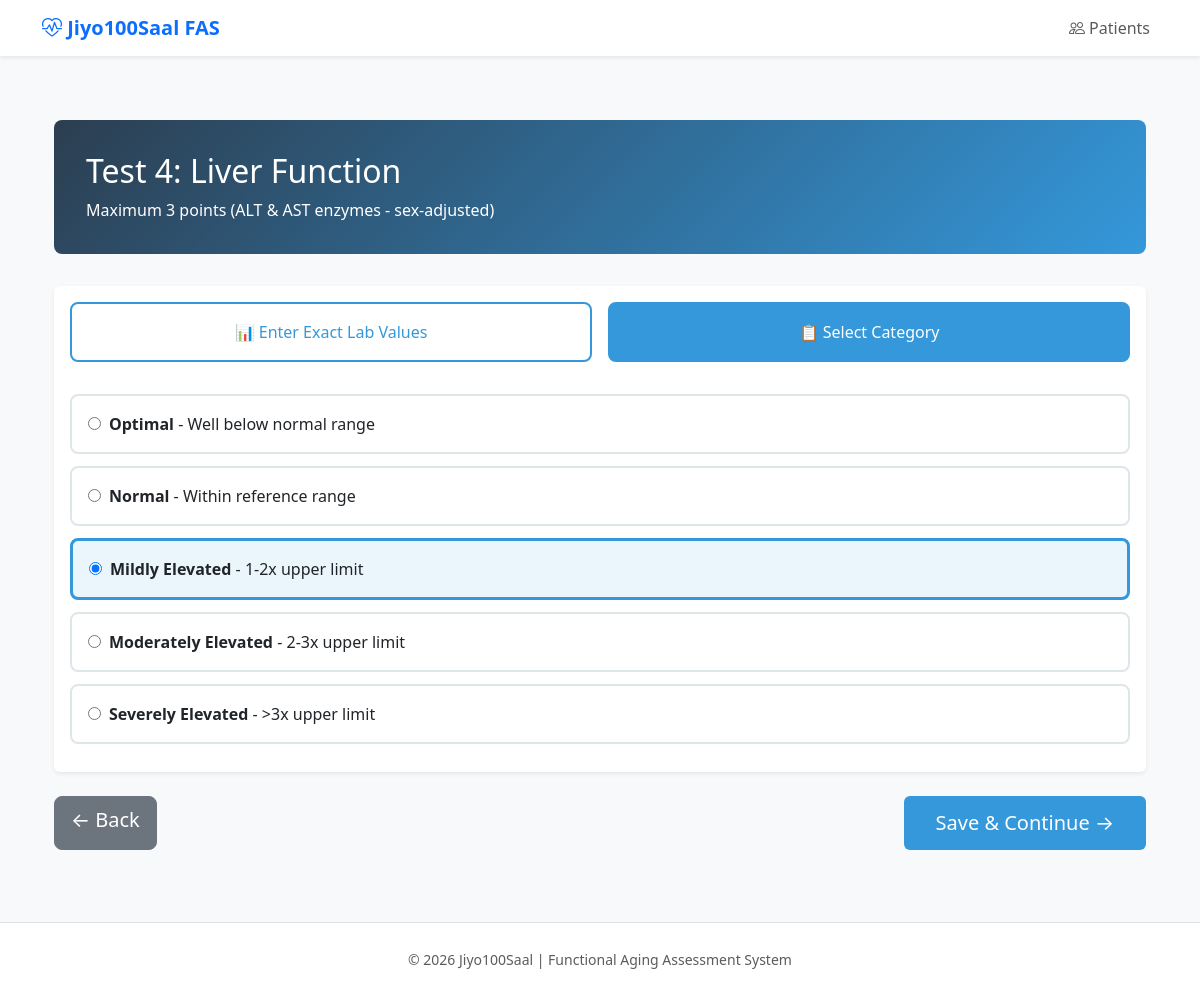
The page /assessment/1/pillar3/liver on the database its author committed.
### models/pillar3.py (models this page shows, shortened)
class Pillar3Results(Base):
    __tablename__ = 'pillar_3_results'
    id: Mapped[int] = mapped_column(primary_key=True)
    assessment_id: Mapped[int] = mapped_column(
        ForeignKey('assessments.id', ondelete='CASCADE'),
        nullable=False,
        unique=True,
        index=True,
    )
    glucose_input_mode: Mapped[Optional[str]] = mapped_column(String(20), nullable=True)  # 'exact' or 'category'
    fasting_glucose: Mapped[Optional[Decimal]] = mapped_column(Numeric(5, 1), nullable=True)  # mg/dL
    hba1c: Mapped[Optional[Decimal]] = mapped_column(Numeric(4, 2), nullable=True)  # %
    glucose_category: Mapped[Optional[str]] = mapped_column(String(50), nullable=True)  # If using category mode
    glucose_blood_points: Mapped[Optional[Decimal]] = mapped_column(Numeric(3, 2), nullable=True)
    glucose_blood_category: Mapped[Optional[str]] = mapped_column(String(50), nullable=True)
    post_meal_feeling: Mapped[Optional[str]] = mapped_column(String(50), nullable=True)  # energized/comfortable/tired/coma
    fasting_tolerance: Mapped[Optional[str]] = mapped_column(String(50), nullable=True)  # fine/hungry/difficult/cannot
    glucose_functional_points: Mapped[Optional[Decimal]] = mapped_column(Numeric(3, 2), nullable=True)
    glucose_total_points: Mapped[Optional[Decimal]] = mapped_column(Numeric(3, 2), nullable=True)
    bowel_frequency: Mapped[Optional[str]] = mapped_column(String(50), nullable=True)  # 1-2daily/oncedaily/3-4daily/2-3days/5plus/weekly
    bowel_points: Mapped[Optional[Decimal]] = mapped_column(Numeric(3, 2), nullable=True)
    stool_consistency: Mapped[Optional[str]] = mapped_column(String(50), nullable=True)  # normal/slightly/abnormal
    stool_points: Mapped[Optional[Decimal]] = mapped_column(Numeric(3, 2), nullable=True)
    reflux_frequency: Mapped[Optional[str]] = mapped_column(String(50), nullable=True)  # never/occasional/frequent/daily
    reflux_points: Mapped[Optional[Decimal]] = mapped_column(Numeric(3, 2), nullable=True)
    meal_comfort: Mapped[Optional[str]] = mapped_column(String(50), nullable=True)  # comfortable/mild/bloated/significant
    meal_comfort_points: Mapped[Optional[Decimal]] = mapped_column(Numeric(3, 2), nullable=True)
    digestive_total_points: Mapped[Optional[Decimal]] = mapped_column(Numeric(3, 2), nullable=True)
    bloating_frequency: Mapped[Optional[str]] = mapped_column(String(50), nullable=True)  # rarely/occasional/frequent/daily
    bloating_points: Mapped[Optional[Decimal]] = mapped_column(Numeric(3, 2), nullable=True)
    abdominal_pain: Mapped[Optional[str]] = mapped_column(String(50), nullable=True)  # no/rarely/occasional/frequent
    pain_points: Mapped[Optional[Decimal]] = mapped_column(Numeric(3, 2), nullable=True)
    food_intolerances: Mapped[Optional[str]] = mapped_column(String(50), nullable=True)  # none/few/several/many
    intolerance_points: Mapped[Optional[Decimal]] = mapped_column(Numeric(3, 2), nullable=True)
    gut_symptoms_total_points: Mapped[Optional[Decimal]] = mapped_column(Numeric(3, 2), nullable=True)
    liver_input_mode: Mapped[Optional[str]] = mapped_column(String(20), nullable=True)  # 'exact' or 'category'
    alt_value: Mapped[Optional[Decimal]] = mapped_column(Numeric(5, 1), nullable=True)  # U/L
    ast_value: Mapped[Optional[Decimal]] = mapped_column(Numeric(5, 1), nullable=True)  # U/L
    liver_category_input: Mapped[Optional[str]] = mapped_column(String(50), nullable=True)  # If using category mode
    liver_points: Mapped[Optional[Decimal]] = mapped_column(Numeric(3, 2), nullable=True)
    liver_category: Mapped[Optional[str]] = mapped_column(String(50), nullable=True)
    crp_input_mode: Mapped[Optional[str]] = mapped_column(String(20), nullable=True)  # 'exact' or 'category'
    hs_crp: Mapped[Optional[Decimal]] = mapped_column(Numeric(5, 2), nullable=True)  # mg/L
    crp_category_input: Mapped[Optional[str]] = mapped_column(String(50), nullable=True)  # If using category mode
    crp_points: Mapped[Optional[Decimal]] = mapped_column(Numeric(3, 2), nullable=True)
    crp_risk_level: Mapped[Optional[str]] = mapped_column(String(50), nullable=True)
    pillar3_total: Mapped[Optional[Decimal]] = mapped_column(Numeric(4, 2), nullable=True)
    pillar3_pct: Mapped[Optional[Decimal]] = mapped_column(Numeric(5, 2), nullable=True)
    pillar3_category: Mapped[Optional[str]] = mapped_column(String(50), nullable=True)
    functional_age_modifier: Mapped[Optional[Decimal]] = mapped_column(Numeric(3, 1), nullable=True)
    clinical_alerts: Mapped[Optional[list]] = mapped_column(JSON, nullable=True)
    diabetes_flag: Mapped[Optional[bool]] = mapped_column(Boolean, default=False)
    prediabetes_flag: Mapped[Optional[bool]] = mapped_column(Boolean, default=False)
    liver_concern_flag: Mapped[Optional[bool]] = mapped_column(Boolean, default=False)
    inflammation_flag: Mapped[Optional[bool]] = mapped_column(Boolean, default=False)
    digestive_disorder_flag: Mapped[Optional[bool]] = mapped_column(Boolean, default=False)
    assessment: Mapped["Assessment"] = relationship(
        "Assessment",
        back_populates="pillar3_results",
    )

### routes/pillar3.py (the view, shortened to what this page needs)
@bp.route('/<int:assessment_id>/pillar3/liver', methods=['GET', 'POST'])
def liver(assessment_id: int):
    session = db.session()
    try:
        assessment = session.get(Assessment, assessment_id)
        if not assessment:
            flash('Assessment not found', 'error')
            return redirect(url_for('assessments.list_assessments'))
        patient = assessment.patient
        pillar3 = _get_or_create_pillar3(session, assessment)
        return render_template(
            'pillar3/liver.html',
            assessment=assessment,
            patient=patient,
            pillar3=pillar3,
        )
    finally:
        session.close()

### models/base.py (called while the page is built)
    def session(self):
        if self.Session is None:
            raise RuntimeError("Database not initialized. Call init_app() first.")
        return self.Session()

### models/patient.py (called while the page is built)
    @property
    def full_name(self) -> str:
        return f"{self.first_name} {self.last_name}"

### routes/pillar3.py (called while the page is built)
def _get_or_create_pillar3(session, assessment: Assessment) -> Pillar3Results:
    if assessment.pillar3_results:
        return assessment.pillar3_results
    pillar3 = Pillar3Results(assessment_id=assessment.id)
    session.add(pillar3)
    session.flush()
    return pillar3

### templates/pillar3/liver.html (shortened to what this page needs)
{% extends "base.html" %}
{% block content %}
<div class="container mt-4">
    <div class="test-header">
        <h2>Test 4: Liver Function</h2>
        <p class="mb-0">Maximum 3 points (ALT & AST enzymes - sex-adjusted)</p>
    </div>
    <form method="POST">
        <div class="card mb-4">
            <div class="card-body">
                <div class="input-mode-toggle">
                    <button type="button" class="mode-btn active" data-mode="exact">📊 Enter Exact Lab Values</button>
                    <button type="button" class="mode-btn" data-mode="category">📋 Select Category</button>
                </div>
                <div class="input-section" id="categoryMode">
                    <div class="radio-card"><input type="radio" name="liver_category" value="optimal" id="liv1" {% if pillar3 and pillar3.liver_category_input == 'optimal' %}checked{% endif %}><label for="liv1" class="radio-label ms-2"><strong>Optimal</strong> - Well below normal range</label></div>
                    <div class="radio-card"><input type="radio" name="liver_category" value="normal" id="liv2" {% if pillar3 and pillar3.liver_category_input == 'normal' %}checked{% endif %}><label for="liv2" class="radio-label ms-2"><strong>Normal</strong> - Within reference range</label></div>
                    <div class="radio-card"><input type="radio" name="liver_category" value="mild" id="liv3" {% if pillar3 and pillar3.liver_category_input == 'mild' %}checked{% endif %}><label for="liv3" class="radio-label ms-2"><strong>Mildly Elevated</strong> - 1-2x upper limit</label></div>
                    <div class="radio-card"><input type="radio" name="liver_category" value="moderate" id="liv4" {% if pillar3 and pillar3.liver_category_input == 'moderate' %}checked{% endif %}><label for="liv4" class="radio-label ms-2"><strong>Moderately Elevated</strong> - 2-3x upper limit</label></div>
                    <div class="radio-card"><input type="radio" name="liver_category" value="severe" id="liv5" {% if pillar3 and pillar3.liver_category_input == 'severe' %}checked{% endif %}><label for="liv5" class="radio-label ms-2"><strong>Severely Elevated</strong> - >3x upper limit</label></div>
                </div>
            </div>
        </div>
        <div class="d-flex justify-content-between">
            <a href="{{ url_for('pillar3.overview', assessment_id=assessment.id) }}" class="btn btn-secondary btn-lg">← Back</a>
            <button type="submit" class="btn btn-pillar3 btn-lg">Save & Continue →</button>
        </div>
    </form>
</div>
{% endblock %}

### templates/base.html (style rules this page uses)
:root { --primary-color: #0d6efd; --success-color: #198754; --warning-color: #ffc107; --danger-color: #dc3545; }
body { background-color: #f8f9fa; }
.card { box-shadow: 0 0.125rem 0.25rem rgba(0, 0, 0, 0.075); border: none; }

### templates/pillar3/liver.html (style rules this page uses)
:root { --pillar3-primary: #2c3e50; --pillar3-accent: #3498db; }
.test-header { background: linear-gradient(135deg, var(--pillar3-primary), var(--pillar3-accent)); color: white; padding: 2rem; border-radius: 8px; margin-bottom: 2rem; }
.input-mode-toggle { display: flex; gap: 1rem; margin-bottom: 2rem; }
.mode-btn { flex: 1; padding: 1rem; border: 2px solid var(--pillar3-accent); background: white; color: var(--pillar3-accent); border-radius: 8px; cursor: pointer; transition: all 0.3s; }
.mode-btn.active { background: var(--pillar3-accent); color: white; }
.input-section { display: none; }
.input-section.active { display: block; }
.radio-card { border: 2px solid #dfe6e9; border-radius: 8px; padding: 1rem; margin-bottom: 0.75rem; cursor: pointer; transition: all 0.3s; }
.radio-card.selected { border-color: var(--pillar3-accent); background: rgba(52, 152, 219, 0.1); border-width: 3px; }
.btn-pillar3 { background: var(--pillar3-accent); color: white; border: none; padding: 0.75rem 2rem; border-radius: 6px; transition: all 0.3s; }

### rows shown on the page
Pillar3Results: liver_category_input "☐ Optimal - Well below normal ra", liver_category_input "☐ Normal - Within reference rang", liver_category_input "☑ Mildly Elevated - 1-2x upper l", liver_category_input "☐ Moderately Elevated - 2-3x upp", liver_category_input "☐ Severely Elevated - >3x upper"
